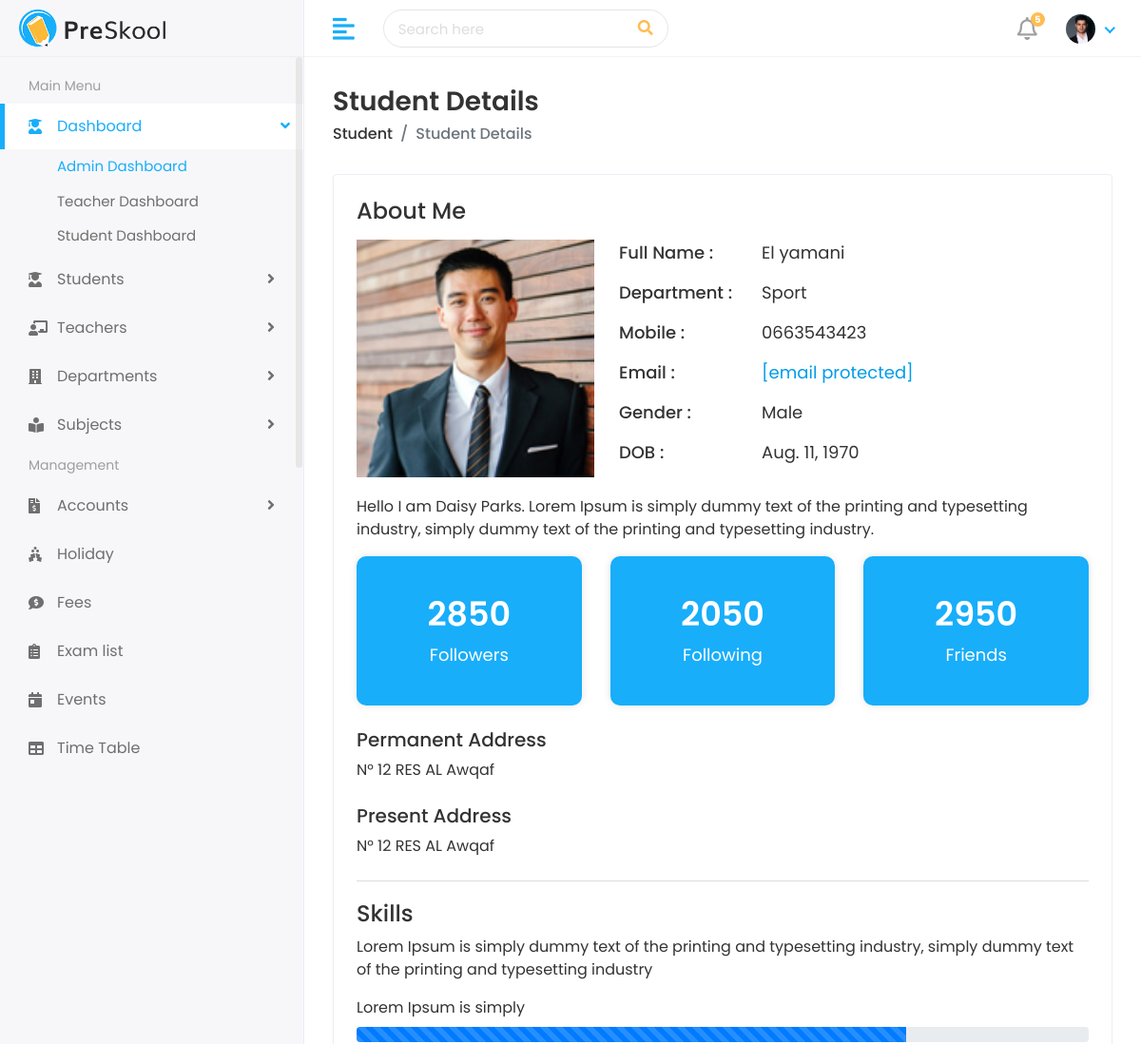
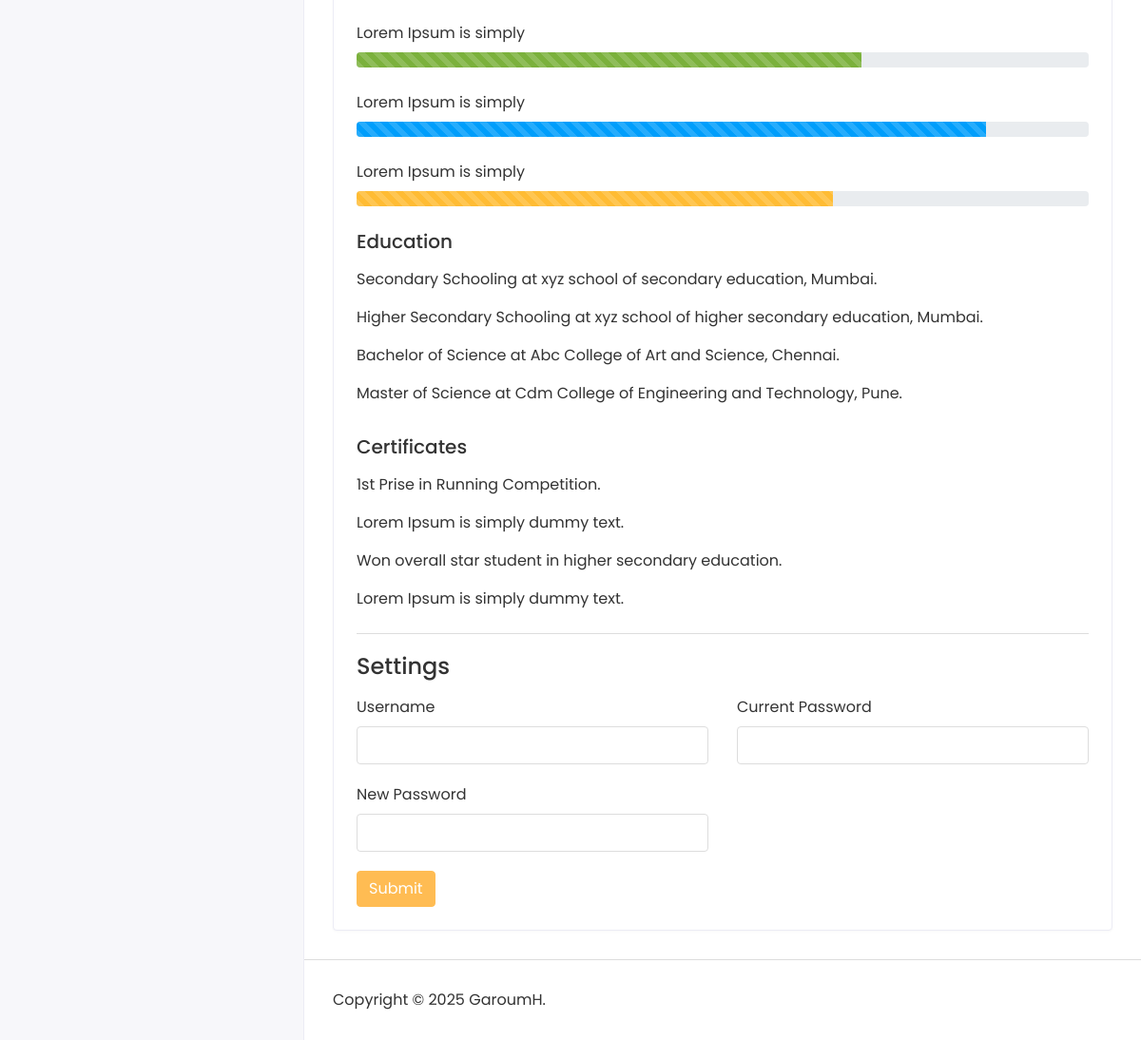
Screenshot of /student/students/hicham-garoum-123/ (signed in) with the database file from the repository (2 pictures, top to bottom).
### student/models.py (models this page shows, shortened)
class Student(models.Model):
    first_name = models.CharField(max_length=100)
    last_name = models.CharField(max_length=100)
    student_id = models.CharField(max_length=20)
    gender = models.CharField(max_length=10, choices=[(
        'Male', 'Male'), ('Female', 'Female'), ('Others', 'Others')])
    date_of_birth = models.DateField()
    student_class = models.CharField(max_length=50)
    religion = models.CharField(max_length=50)
    joining_date = models.DateField()
    mobile_number = models.CharField(max_length=15)
    admission_number = models.CharField(max_length=20)
    section = models.CharField(max_length=10)
    student_image = models.ImageField(upload_to='students/', blank=True)
    parent = models.OneToOneField(Parent, on_delete=models.CASCADE)
    slug = models.SlugField(max_length=255, unique=True, blank=True)

class Parent(models.Model):
    father_name = models.CharField(max_length=100)
    father_occupation = models.CharField(max_length=100, blank=True)
    father_mobile = models.CharField(max_length=15)
    father_email = models.EmailField(max_length=100)
    mother_name = models.CharField(max_length=100)
    mother_occupation = models.CharField(max_length=100, blank=True)
    mother_mobile = models.CharField(max_length=15)
    mother_email = models.EmailField(max_length=100)
    present_address = models.TextField()
    permanent_address = models.TextField()

### student/views.py (the view)
# urls.py: path('students/<str:slug>/', views.view_student, name='view_student'),
def view_student(request, slug):
    student = get_object_or_404(Student, slug=slug)
    context = {
        'student': student
    }
    return render(request, "students/student-details.html", context)

### school/context_processors.py (called while the page is built)
def notifications(request):
    if request.user.is_authenticated:
        unread_notification = request.user.notification_set.filter(
            is_read=False)
        unread_notification_count = unread_notification.count()
        return {'unread_notification': unread_notification,
                'unread_notification_count': unread_notification_count}
    return {}

### templates/students/student-details.html (shortened to what this page needs)
{% extends 'Home/base.html' %}
{% load static %}
{% block body %}
<div class="page-wrapper">
    <div class="content container-fluid">
        <div class="page-header">
            <div class="row">
                <div class="col-sm-12">
                    <h3 class="page-title">Student Details</h3>
                    <ul class="breadcrumb">
                        <li class="breadcrumb-item"><a href="/student">Student</a></li>
                        <li class="breadcrumb-item active">Student Details</li>
                    </ul>
                </div>
            </div>
        </div>
        <div class="card">
            <div class="card-body">
                <div class="row">
                    <div class="col-md-12">
                        <div class="about-info">
                            <h4>About Me</h4>
                            <div class="media mt-3">
                                <img src="{{student.student_image.url}}" class="mr-3" alt="...">
                                <div class="media-body">
                                    <ul>
                                        <li>
                                            <span class="title-span">Full Name : </span>
                                            <span class="info-span">{{ student.first_name}}</span>
                                        </li>
                                        <li>
                                            <span class="title-span">Department : </span>
                                            <span class="info-span">{{student.section}}</span>
                                        </li>
                                        <li>
                                            <span class="title-span">Mobile : </span>
                                            <span class="info-span">{{student.mobile_number}}</span>
                                        </li>
                                        <li>
                                            <span class="title-span">Email : </span>
                                            <span class="info-span"><a href="{{student.parent.father_email}}"
                                                    class="__cf_email__"
                                                    data-cfemail="7216131b010b32151f131b1e5c111d1f">[email&#160;protected]</a></span>
                                        </li>
                                        <li>
                                            <span class="title-span">Gender : </span>
                                            <span class="info-span">{{student.gender}}</span>
                                        </li>
                                        <li>
                                            <span class="title-span">DOB : </span>
                                            <span class="info-span">{{student.date_of_birth}}</span>
                                        </li>
                                    </ul>
                                </div>
                            </div>
                            <div class="row mt-3">
                                <div class="col-md-12">
                                    <p>Hello I am Daisy Parks. Lorem Ipsum is simply dummy text of the printing and
                                        typesetting industry, simply dummy text of the printing and typesetting
                                        industry.</p>
                                </div>
                            </div>
                            <div class="row follow-sec">
                                <div class="col-md-4 mb-3">
                                    <div class="blue-box">
                                        <h3>2850</h3>
                                        <p>Followers</p>
                                    </div>
                                </div>
                                <div class="col-md-4 mb-3">
                                    <div class="blue-box">
                                        <h3>2050</h3>
                                        <p>Following</p>
                                    </div>
                                </div>
                                <div class="col-md-4 mb-3">
                                    <div class="blue-box">
                                        <h3>2950</h3>
                                        <p>Friends</p>
                                    </div>
                                </div>
                            </div>
                            <div class="row mt-2">
                                <div class="col-md-12">
                                    <h5>Permanent Address</h5>
                                    <p>{{student.parent.permanent_address}}</p>
                                </div>
                            </div>
                            <div class="row mt-2">
                                <div class="col-md-12">
                                    <h5>Present Address</h5>
                                    <p>{{student.parent.present_address}}</p>
                                </div>
                            </div>
                        </div>
                    </div>
                </div>
                <div class="row mt-2">
                    <div class="col-md-12">
                        <div class="skill-info">
                            <h4>Skills</h4>
                            <p>Lorem Ipsum is simply dummy text of the printing and typesetting industry, simply dummy
                                text of the printing and typesetting industry</p>
                            <ul>
                                <li>
                                    <label>Lorem Ipsum is simply</label>
                                    <div class="progress">
                                        <div class="progress-bar progress-bar-striped progress-bar-animated"
                                            role="progressbar" aria-valuenow="75" aria-valuemin="0" aria-valuemax="100"
                                            style="width: 75%"></div>
                                    </div>
                                </li>
                                <li>
                                    <label>Lorem Ipsum is simply</label>
                                    <div class="progress">
                                        <div class="progress-bar progress-bar-striped progress-bar-animated bg-success"
                                            role="progressbar" aria-valuenow="69" aria-valuemin="0" aria-valuemax="100"
                                            style="width: 69%"></div>
                                    </div>
                                </li>
                                <li>
                                    <label>Lorem Ipsum is simply</label>
                                    <div class="progress">
                                        <div class="progress-bar progress-bar-striped progress-bar-animated bg-info"
                                            role="progressbar" aria-valuenow="86" aria-valuemin="0" aria-valuemax="100"
                                            style="width: 86%"></div>
                                    </div>
                                </li>
                                <li>
                                    <label>Lorem Ipsum is simply</label>
                                    <div class="progress">
                                        <div class="progress-bar progress-bar-striped progress-bar-animated bg-warning"
                                            role="progressbar" aria-valuenow="65" aria-valuemin="0" aria-valuemax="100"
                                            style="width: 65%"></div>
                                    </div>
                                </li>
                            </ul>
                            <div class="row mt-3">
                                <div class="col-md-12">
                                    <h5>Education</h5>
                                    <p class="mt-3">Secondary Schooling at xyz school of secondary education, Mumbai.
                                    </p>
                                    <p>Higher Secondary Schooling at xyz school of higher secondary education, Mumbai.
                                    </p>
                                    <p>Bachelor of Science at Abc College of Art and Science, Chennai.</p>
                                    <p>Master of Science at Cdm College of Engineering and Technology, Pune.</p>
                                </div>
                            </div>
                            <div class="row mt-3">
                                <div class="col-md-12">
                                    <h5>Certificates</h5>
                                    <p class="mt-3">1st Prise in Running Competition.</p>
                                    <p>Lorem Ipsum is simply dummy text.</p>
                                    <p>Won overall star student in higher secondary education.</p>
                                    <p>Lorem Ipsum is simply dummy text.</p>
                                </div>
                            </div>
                        </div>
                    </div>
                </div>
                <div class="row mt-2">
                    <div class="col-md-12">
                        <div class="skill-info">
                            <h4>Settings</h4>
                            <form>
                                <div class="row mt-3">
                                    <div class="col-12 col-sm-6">
                                        <div class="form-group">
                                            <label>Username</label>
                                            <input type="text" class="form-control">
                                        </div>
                                    </div>
                                    <div class="col-12 col-sm-6">
                                        <div class="form-group">
                                            <label>Current Password</label>
                                            <input type="password" class="form-control">
                                        </div>
                                    </div>
                                    <div class="col-12 col-sm-6">
                                        <div class="form-group">
                                            <label>New Password</label>
                                            <input type="password" class="form-control">
                                        </div>
                                    </div>
                                    <div class="col-12">
                                        <button type="submit" class="btn btn-primary">Submit</button>
                                    </div>
                                </div>
                            </form>
                        </div>
                    </div>
                </div>
            </div>
        </div>
    </div>
    <footer>
        <p>Copyright © 2025 GaroumH.</p>
    </footer>
</div>
</div>
</body>
</html>
{% endblock %}

### static/assets/css/style.css (style rules this page uses)
html { height: 100%; }
body { background-color: #fff; color: #333; font-family: 'Poppins', sans-serif; font-size: 1rem; height: 100%; line-height: 1.5; overflow-x: hidden; }
h1, h2, h3, h4, h5, h6 { font-family: 'Poppins', sans-serif; margin-top: 0; }
.form-control { border: 1px solid #ddd; box-shadow: none; color: #333; font-size: 15px; height: 40px; }
input, input:focus, button, button:focus { outline: none; }
input[type=text], input[type=password] { -webkit-appearance: none; -moz-appearance: none; appearance: none; }
.form-group { margin-bottom: 1.25rem; }
ul, ol { padding: 0px; list-style: none; }
.bg-success, .badge-success { background-color: #7bb13c !important; }
.bg-info, .badge-info { background-color: #009efb !important; }
.bg-warning, .badge-warning { background-color: #ffbc34 !important; }
.btn-primary { background-color: #FFBC53; border: 1px solid #FFBC53; }
.card { border: 1px solid #ececf5; box-shadow: 0 1px 3px 0 rgba(0, 0, 0, 0.03); margin-bottom: 1.875rem; }
.card-body { padding: 1.5rem; }
footer { padding: 1.875rem 1.875rem; border-top: 1px solid #ddd; }
footer p { margin: 0px; }
.page-wrapper { margin-left: 320px; padding-top: 60px; position: relative; transition: all 0.4s ease; }
.page-wrapper > .content { padding: 1.875rem 1.875rem 0; }
.page-header { margin-bottom: 1.875rem; }
.page-header .breadcrumb { background-color: transparent; color: #6c757d; font-size: 1rem; font-weight: 500; margin-bottom: 0; padding: 0; }
.page-header .breadcrumb a { color: #333; }
.page-title { font-size: 28px; font-weight: 600; color: #333; margin-bottom: 5px; }
.about-info img { width: 250px; }
.about-info ul li { font-size: 18px; margin: 0px 0px 15px 10px; display: flex; }
.title-span { font-weight: 500; width: 150px; }
.blue-box { background-color: #18aefa; padding: 40px 30px; box-shadow: 0px 0px 10px 0px rgba(0, 0, 0, 0.1); border-radius: 10px; color: #fff; text-align: center; }
.follow-sec h3 { font-size: 35px; font-weight: 600; }
.follow-sec p { font-size: 18px; margin: 0px; }
.skill-info { padding-top: 20px; border-top: 1px solid #ddd; }
.skill-info ul li { margin-bottom: 25px; }

### rows the page displays
Student: student_image (picture), first_name "El yamani", section "Sport", mobile_number "0663543423", gender "Male", date_of_birth "Aug. 11, 1970", parent.permanent_address "N° 12 RES AL Awqaf", parent.present_address "N° 12 RES AL Awqaf"

### other values shown
{{ unread_notification_count }} "5"
